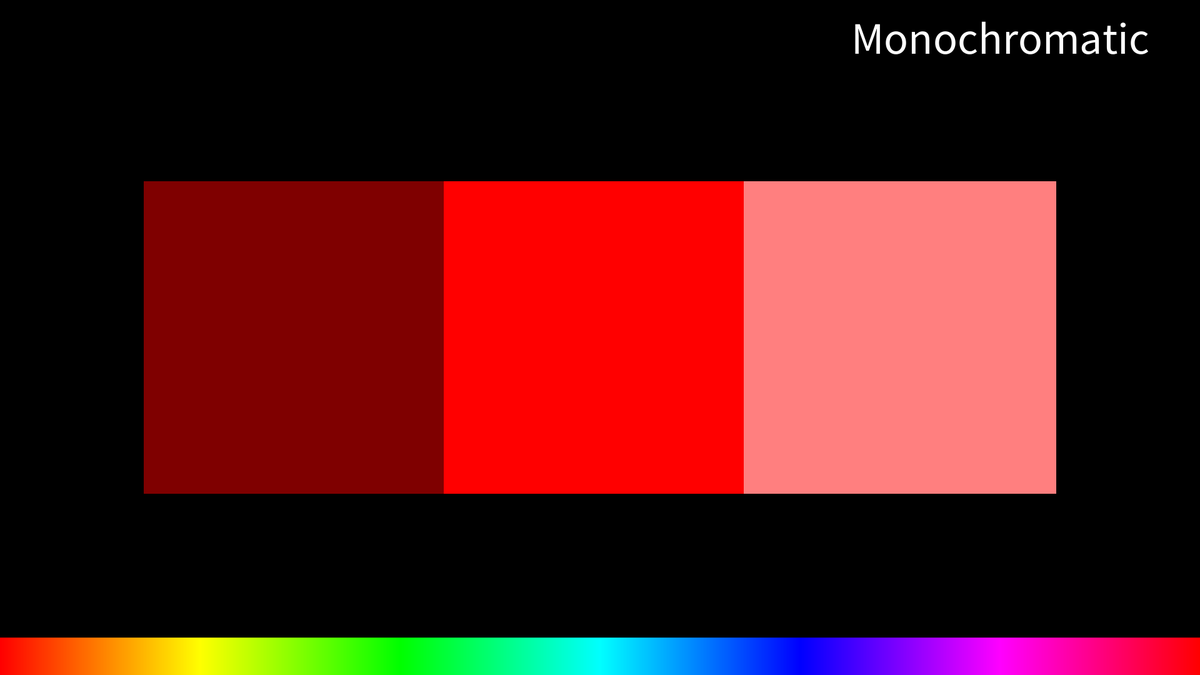
Frame 1 (no input)
Frame 60 (the mouse pressed at the canvas centre just before this capture): identical to frame 1, image omitted
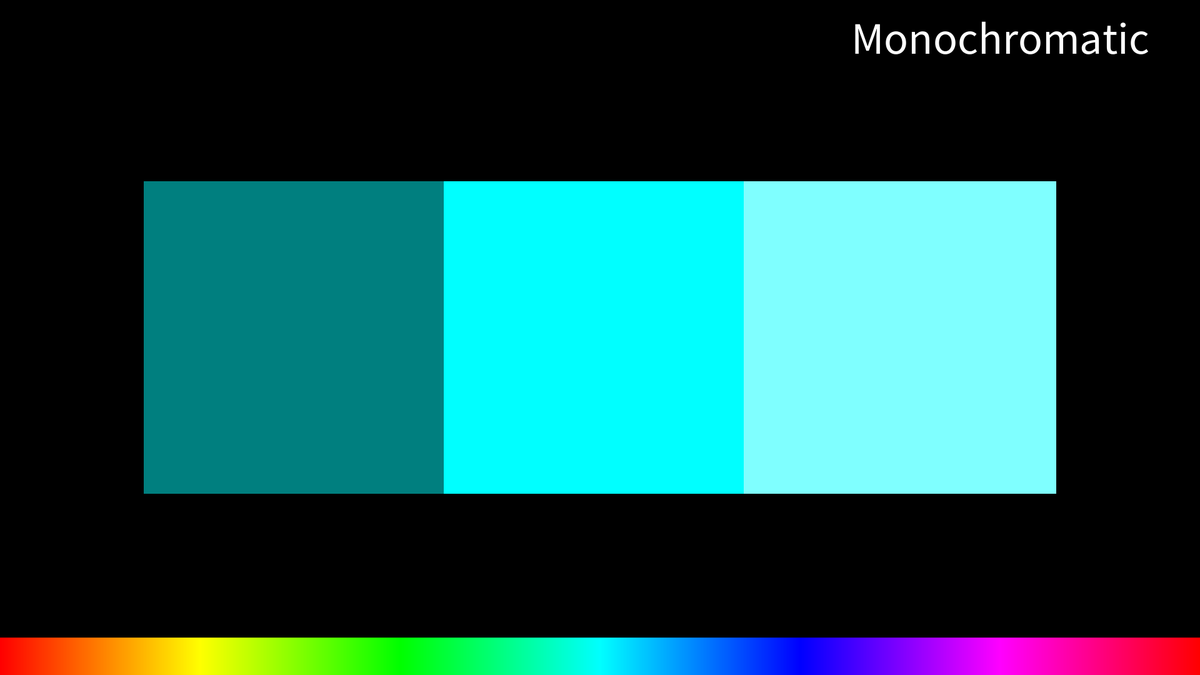
Frame 120 (the mouse held since frame 60 and released just before this capture)

The Processing sketch that drew these frames (run headless with seeded random() and noise(); from frame 60 on, the mouse is pressed at the canvas centre):

// Processing sketch: Colors_04_ColorSchemes
// ── Colors_04_ColorSchemes.pde
/*Colors_04_ColorSchemes.pde
Author: Alexandros Lotsos
Summary: A sketch that automatically generates different color schemes based on a starting color mapped to mouseX.
Use the left/right arrow keys to flip through different color schemes and move the mouse around the screen to see the results.
*/

color startColor; //starting color for all color schemes
int pointer = 0; //pointer to keep track of which color scheme we're generating
int numModes = 4; //number of color schemes in the sketch

void setup(){
  //set canvas parameters
  size(1920,1080);
  colorMode(HSB, 360, 100, 100); //set color mode to HSB with 360 on hue and 100 on sat/brightness
  rectMode(CENTER); //rectMode to center for easier positioning
  noStroke(); //noStroke for visual effect
  
  //text parameters
  textSize(72);
  textAlign(CENTER, CENTER);
}

void draw(){
  //refresh everything
  background(0);
  noStroke();
  
  //choose a starting color based on mouseX
  startColor = color(map(mouseX, 0, width, 0, 360), 100, 100);
  
  //call appropriate method based on pointer value
  if(pointer == 0){
    drawMonochromatic();
  }else if(pointer == 1){
    drawComplementary();
  }else if(pointer == 2){
    drawAnalogous();
  }else if(pointer == 3){
    drawTriadic();
  }else if(pointer == 4){
    drawTetradic();
  }
  
  //draw hue bar along the bottom
  for(int i = 0; i < width; i++){
    stroke(color(map(i, 0, width, 0, 360), 100, 100));
    line(i, 17*height/18, i, height);
  }
}


//function to generate analogous color schemes based on a starting color
//analogous colors are chosen by stepping 30 degrees above and below the original color in hue
//saturation and brightness remain the same throughout
void drawAnalogous(){
  //generate the analogous colors based on startColor
  color c1 = color((hue(startColor) + 30) % 360, 100, 100);
  color c2 = color((hue(startColor) - 30) % 360, 100, 100);
  
  //draw analogous 1
  fill(c2);
  rect(width/4, height/2, 500, 500);
  
  //draw original colored rectangle
  fill(startColor);
  rect(width/2, height/2, 500, 500);
  
  //draw analogous 2
  fill(c1);
  rect(3*width/4, height/2, 500, 500);
  
  //draw color scheme title
  fill(100, 0, 100); //white fill
  text("Analogous", 16*width/18, height/18);
}

//function to generate triadic color schemes based on a starting color
//Colors of the triad are chosen by separating the colorwheel into 3 equal parts of 120 degrees each
//saturation and brightness remain the same throughout
void drawTriadic(){
  //generate the other two members of the color triad based on startColor
  color c1 = color((hue(startColor) + 120) % 360, 100, 100);
  color c2 = color((hue(startColor) + 240) % 360, 100, 100);
  
  //draw c2
  fill(c2);
  rect(width/4, height/2, 500, 500);
  
  //draw original colored rectangle
  fill(startColor);
  rect(width/2, height/2, 500, 500);
  
  //draw c1
  fill(c1);
  rect(3*width/4, height/2, 500, 500);
  
  //draw color scheme title
  fill(100, 0, 100); //white fill
  text("Triadic", 16*width/18, height/18);
}

//function to generate tetradic color schemes based on a starting color
//Colors of the tetrad are chosen by separating the colorwheel into 4 equal parts of 90 degrees each
//saturation and brightness remain the same throughout
void drawTetradic(){  
  //compute square dimensions
  float dim = ((7*width/8) - (width/8)) / 4;
  
  //use a for loop to draw a tetradic scheme
  for(int i = 0; i < 4; i++){
    fill(color((hue(startColor) + i*90) % 360, 100, 100));
    rect((width/8 + i*dim) + dim/2, height/2, dim, dim);
  }
  
  //draw color scheme title
  fill(100, 0, 100); //white fill
  text("Tetradic", 16*width/18, height/18);
}

//function to generate a pair of complementary colors
//colors are chosen by separating the colorwheel into 2 equal parts of 180 degrees each
//saturation and brightness remain the same throughout
void drawComplementary(){
  //compute square dimensions
  float dim = ((3*width/4) - (width/4)) / 2;
  
  //draw the two rectangles
  for(int i = 0; i < 2; i++){
    fill(color((hue(startColor) + i*180) % 360, 100, 100));
    rect((width/4 + i*dim) + dim/2, height/2, dim, dim);
  }
  
  //draw color scheme title
  fill(100, 0, 100); //white fill
  text("Complementary", 15*width/18, height/18);
}


//function to generate a monochromatic color scheme
//gives one tint and one shade of a base color (tint is movement on saturation and shade is movement on brightness)
//hue remains constant throughout
void drawMonochromatic(){
  //generate the tint based on startColor
  color tint = color(hue(startColor), 50, 100);
  color shade = color(hue(startColor), 100, 50);
  
  //draw analogous 1
  fill(shade);
  rect(width/4, height/2, 500, 500);
  
  //draw original colored rectangle
  fill(startColor);
  rect(width/2, height/2, 500, 500);
  
  //draw analogous 2
  fill(tint);
  rect(3*width/4, height/2, 500, 500);
  
  //draw color scheme title
  fill(100, 0, 100); //white fill
  text("Monochromatic", 15*width/18, height/18);
  
}

void keyPressed(){
  if(keyCode == LEFT && pointer > 0){
    pointer--;
    println(pointer);
  }
  if(keyCode == RIGHT && pointer < numModes){
    pointer++;
    println(pointer);
  }
}
